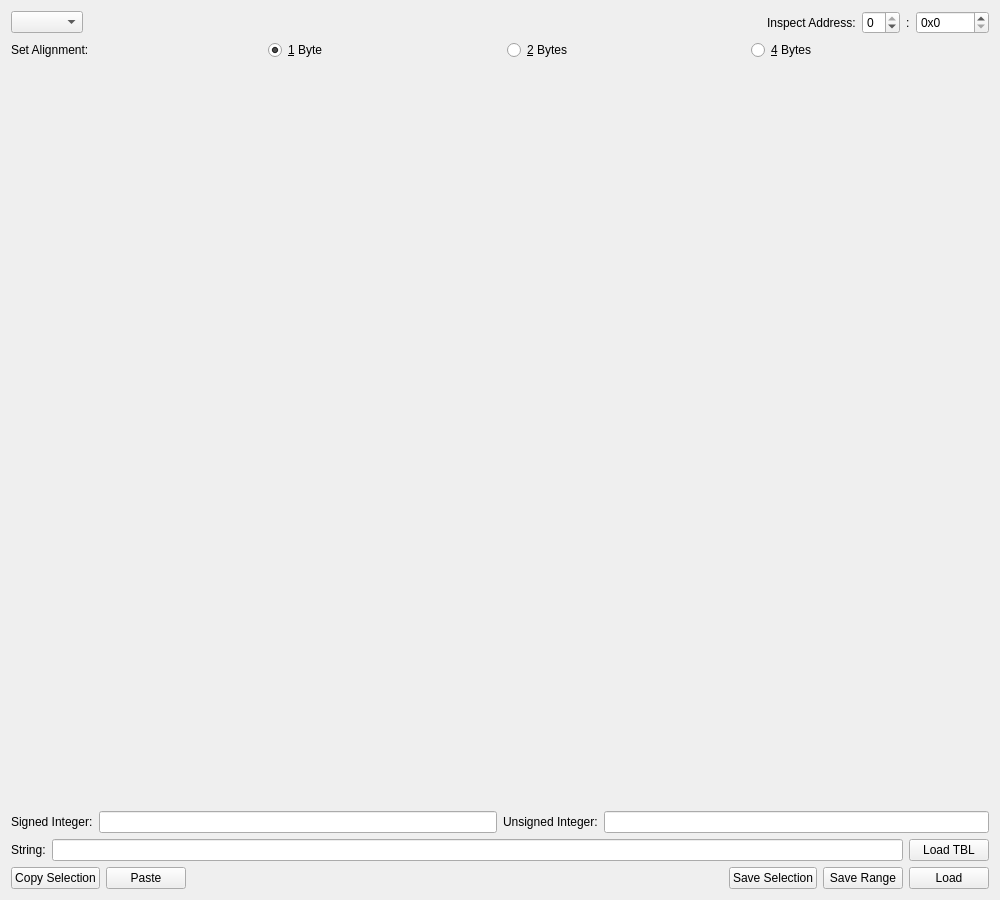
<?xml version="1.0" encoding="UTF-8"?>
<ui version="4.0">
 <class>MemoryView</class>
 <widget class="QWidget" name="MemoryView">
  <property name="geometry">
   <rect>
    <x>0</x>
    <y>0</y>
    <width>1000</width>
    <height>900</height>
   </rect>
  </property>
  <property name="windowTitle">
   <string>Memory</string>
  </property>
  <layout class="QVBoxLayout" name="verticalLayout">
   <item>
    <layout class="QHBoxLayout" name="horizontalLayout">
     <item>
      <widget class="QComboBox" name="regions"/>
     </item>
     <item>
      <spacer name="horizontalSpacer">
       <property name="orientation">
        <enum>Qt::Horizontal</enum>
       </property>
       <property name="sizeHint" stdset="0">
        <size>
         <width>0</width>
         <height>0</height>
        </size>
       </property>
      </spacer>
     </item>
     <item>
      <widget class="QLabel" name="label">
       <property name="text">
        <string>Inspect Address:</string>
       </property>
      </widget>
     </item>
     <item>
      <widget class="QSpinBox" name="segments">
       <property name="minimum">
        <number>-1</number>
       </property>
       <property name="maximum">
        <number>0</number>
       </property>
       <property name="displayIntegerBase">
        <number>16</number>
       </property>
      </widget>
     </item>
     <item>
      <widget class="QLabel" name="segmentColon">
       <property name="text">
        <string notr="true">:</string>
       </property>
      </widget>
     </item>
     <item>
      <widget class="QSpinBox" name="setAddress">
       <property name="accelerated">
        <bool>true</bool>
       </property>
       <property name="prefix">
        <string notr="true">0x</string>
       </property>
       <property name="maximum">
        <number>268435455</number>
       </property>
       <property name="singleStep">
        <number>16</number>
       </property>
       <property name="displayIntegerBase">
        <number>16</number>
       </property>
      </widget>
     </item>
    </layout>
   </item>
   <item>
    <layout class="QHBoxLayout" name="horizontalLayout_3">
     <item>
      <widget class="QLabel" name="label_2">
       <property name="text">
        <string>Set Alignment:</string>
       </property>
      </widget>
     </item>
     <item>
      <spacer name="horizontalSpacer_2">
       <property name="orientation">
        <enum>Qt::Horizontal</enum>
       </property>
       <property name="sizeHint" stdset="0">
        <size>
         <width>0</width>
         <height>0</height>
        </size>
       </property>
      </spacer>
     </item>
     <item>
      <widget class="QRadioButton" name="width8">
       <property name="text">
        <string>&amp;1 Byte</string>
       </property>
       <property name="checked">
        <bool>true</bool>
       </property>
      </widget>
     </item>
     <item>
      <spacer name="horizontalSpacer_4">
       <property name="orientation">
        <enum>Qt::Horizontal</enum>
       </property>
       <property name="sizeHint" stdset="0">
        <size>
         <width>0</width>
         <height>0</height>
        </size>
       </property>
      </spacer>
     </item>
     <item>
      <widget class="QRadioButton" name="width16">
       <property name="text">
        <string>&amp;2 Bytes</string>
       </property>
      </widget>
     </item>
     <item>
      <spacer name="horizontalSpacer_5">
       <property name="orientation">
        <enum>Qt::Horizontal</enum>
       </property>
       <property name="sizeHint" stdset="0">
        <size>
         <width>0</width>
         <height>0</height>
        </size>
       </property>
      </spacer>
     </item>
     <item>
      <widget class="QRadioButton" name="width32">
       <property name="text">
        <string>&amp;4 Bytes</string>
       </property>
      </widget>
     </item>
     <item>
      <spacer name="horizontalSpacer_3">
       <property name="orientation">
        <enum>Qt::Horizontal</enum>
       </property>
       <property name="sizeHint" stdset="0">
        <size>
         <width>0</width>
         <height>0</height>
        </size>
       </property>
      </spacer>
     </item>
    </layout>
   </item>
   <item>
    <widget class="QGBA::MemoryModel" name="hexfield" native="true">
     <property name="sizePolicy">
      <sizepolicy hsizetype="Preferred" vsizetype="Expanding">
       <horstretch>0</horstretch>
       <verstretch>0</verstretch>
      </sizepolicy>
     </property>
    </widget>
   </item>
   <item>
    <layout class="QGridLayout" name="gridLayout">
     <item row="0" column="1">
      <layout class="QHBoxLayout" name="horizontalLayout_6">
       <item>
        <widget class="QLabel" name="label_4">
         <property name="text">
          <string>Unsigned Integer:</string>
         </property>
        </widget>
       </item>
       <item>
        <widget class="QLineEdit" name="uintVal">
         <property name="maxLength">
          <number>10</number>
         </property>
         <property name="readOnly">
          <bool>true</bool>
         </property>
        </widget>
       </item>
      </layout>
     </item>
     <item row="0" column="0">
      <layout class="QHBoxLayout" name="horizontalLayout_2">
       <item>
        <widget class="QLabel" name="label_3">
         <property name="text">
          <string>Signed Integer:</string>
         </property>
        </widget>
       </item>
       <item>
        <widget class="QLineEdit" name="sintVal">
         <property name="maxLength">
          <number>11</number>
         </property>
         <property name="readOnly">
          <bool>true</bool>
         </property>
        </widget>
       </item>
      </layout>
     </item>
     <item row="1" column="0" colspan="2">
      <layout class="QHBoxLayout" name="horizontalLayout_4">
       <item>
        <widget class="QLabel" name="label_5">
         <property name="text">
          <string>String:</string>
         </property>
        </widget>
       </item>
       <item>
        <widget class="QLineEdit" name="stringVal">
         <property name="readOnly">
          <bool>true</bool>
         </property>
        </widget>
       </item>
       <item>
        <widget class="QPushButton" name="loadTBL">
         <property name="text">
          <string>Load TBL</string>
         </property>
        </widget>
       </item>
      </layout>
     </item>
    </layout>
   </item>
   <item>
    <layout class="QHBoxLayout" name="horizontalLayout_5">
     <item>
      <widget class="QPushButton" name="copy">
       <property name="text">
        <string>Copy Selection</string>
       </property>
      </widget>
     </item>
     <item>
      <widget class="QPushButton" name="paste">
       <property name="text">
        <string>Paste</string>
       </property>
      </widget>
     </item>
     <item>
      <spacer name="horizontalSpacer_7">
       <property name="orientation">
        <enum>Qt::Horizontal</enum>
       </property>
       <property name="sizeHint" stdset="0">
        <size>
         <width>40</width>
         <height>20</height>
        </size>
       </property>
      </spacer>
     </item>
     <item>
      <widget class="QPushButton" name="save">
       <property name="text">
        <string>Save Selection</string>
       </property>
      </widget>
     </item>
     <item>
      <widget class="QPushButton" name="saveRange">
       <property name="text">
        <string>Save Range</string>
       </property>
      </widget>
     </item>
     <item>
      <widget class="QPushButton" name="load">
       <property name="text">
        <string>Load</string>
       </property>
      </widget>
     </item>
    </layout>
   </item>
  </layout>
 </widget>
 <customwidgets>
  <customwidget>
   <class>QGBA::MemoryModel</class>
   <extends>QWidget</extends>
   <header>MemoryModel.h</header>
   <container>1</container>
  </customwidget>
 </customwidgets>
 <tabstops>
  <tabstop>regions</tabstop>
  <tabstop>segments</tabstop>
  <tabstop>setAddress</tabstop>
  <tabstop>width8</tabstop>
  <tabstop>width16</tabstop>
  <tabstop>width32</tabstop>
  <tabstop>sintVal</tabstop>
  <tabstop>uintVal</tabstop>
  <tabstop>stringVal</tabstop>
  <tabstop>loadTBL</tabstop>
  <tabstop>copy</tabstop>
  <tabstop>paste</tabstop>
  <tabstop>save</tabstop>
  <tabstop>saveRange</tabstop>
  <tabstop>load</tabstop>
 </tabstops>
 <resources/>
 <connections/>
</ui>
